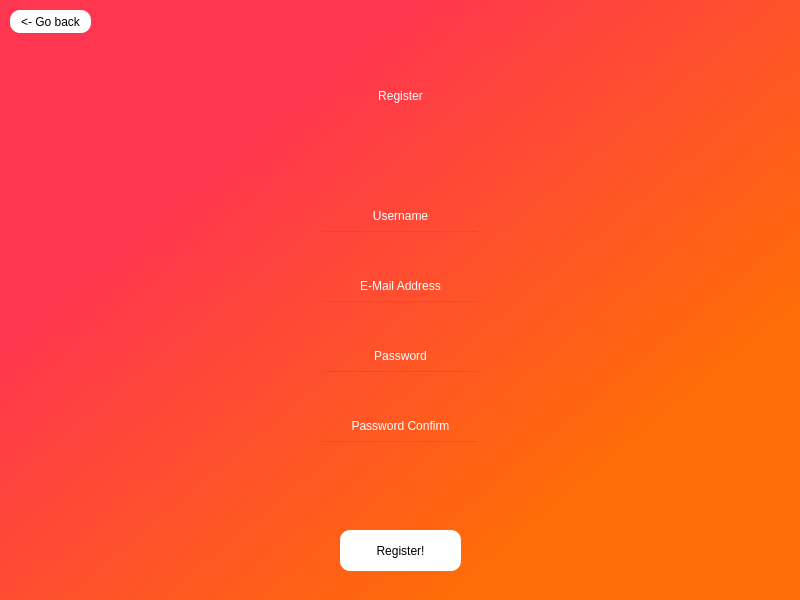
<?xml version="1.0" encoding="UTF-8"?>
<ui version="4.0">
 <class>Dialog</class>
 <widget class="QDialog" name="Dialog">
  <property name="geometry">
   <rect>
    <x>0</x>
    <y>0</y>
    <width>800</width>
    <height>600</height>
   </rect>
  </property>
  <property name="windowTitle">
   <string>Dialog</string>
  </property>
  <widget class="QWidget" name="widget" native="true">
   <property name="geometry">
    <rect>
     <x>0</x>
     <y>0</y>
     <width>801</width>
     <height>601</height>
    </rect>
   </property>
   <property name="styleSheet">
    <string notr="true">background-color: qlineargradient(spread:pad, x1:0.778, y1:0.749636, x2:0.222, y2:0.25, stop:0 rgba(255, 108, 8, 255), stop:0.935 rgba(255, 54, 79, 255));</string>
   </property>
   <widget class="QLabel" name="label">
    <property name="geometry">
     <rect>
      <x>0</x>
      <y>40</y>
      <width>801</width>
      <height>111</height>
     </rect>
    </property>
    <property name="styleSheet">
     <string notr="true">background-color: transparent;
color: rgb(255, 255, 255);
font: 87 24pt &quot;Arial Black&quot;;</string>
    </property>
    <property name="text">
     <string>Register</string>
    </property>
    <property name="alignment">
     <set>Qt::AlignCenter</set>
    </property>
   </widget>
   <widget class="QPushButton" name="back">
    <property name="geometry">
     <rect>
      <x>10</x>
      <y>10</y>
      <width>81</width>
      <height>23</height>
     </rect>
    </property>
    <property name="styleSheet">
     <string notr="true">background-color: rgb(255, 255, 255);
border-radius: 10px;
border: 2px;</string>
    </property>
    <property name="text">
     <string>&lt;- Go back</string>
    </property>
   </widget>
   <widget class="QLabel" name="label_2">
    <property name="geometry">
     <rect>
      <x>360</x>
      <y>200</y>
      <width>81</width>
      <height>31</height>
     </rect>
    </property>
    <property name="styleSheet">
     <string notr="true">background-color: transparent;
color: rgb(255, 255, 255);
font: 10pt &quot;Arial&quot;;</string>
    </property>
    <property name="text">
     <string>Username</string>
    </property>
    <property name="alignment">
     <set>Qt::AlignCenter</set>
    </property>
   </widget>
   <widget class="QLabel" name="label_3">
    <property name="geometry">
     <rect>
      <x>355</x>
      <y>270</y>
      <width>91</width>
      <height>31</height>
     </rect>
    </property>
    <property name="styleSheet">
     <string notr="true">background-color: transparent;
color: rgb(255, 255, 255);
font: 10pt &quot;Arial&quot;;</string>
    </property>
    <property name="text">
     <string>E-Mail Address</string>
    </property>
    <property name="alignment">
     <set>Qt::AlignCenter</set>
    </property>
   </widget>
   <widget class="QLabel" name="label_4">
    <property name="geometry">
     <rect>
      <x>360</x>
      <y>340</y>
      <width>81</width>
      <height>31</height>
     </rect>
    </property>
    <property name="styleSheet">
     <string notr="true">background-color: transparent;
color: rgb(255, 255, 255);
font: 10pt &quot;Arial&quot;;</string>
    </property>
    <property name="text">
     <string>Password</string>
    </property>
    <property name="alignment">
     <set>Qt::AlignCenter</set>
    </property>
   </widget>
   <widget class="QLabel" name="label_5">
    <property name="geometry">
     <rect>
      <x>335</x>
      <y>410</y>
      <width>131</width>
      <height>31</height>
     </rect>
    </property>
    <property name="styleSheet">
     <string notr="true">background-color: transparent;
color: rgb(255, 255, 255);
font: 10pt &quot;Arial&quot;;</string>
    </property>
    <property name="text">
     <string>Password Confirm</string>
    </property>
    <property name="alignment">
     <set>Qt::AlignCenter</set>
    </property>
   </widget>
   <widget class="QLineEdit" name="register_username">
    <property name="geometry">
     <rect>
      <x>320</x>
      <y>230</y>
      <width>160</width>
      <height>31</height>
     </rect>
    </property>
    <property name="styleSheet">
     <string notr="true">background-color: transparent;
font: 11pt &quot;Arial&quot;;
color: rgb(255, 255, 255);</string>
    </property>
   </widget>
   <widget class="QLineEdit" name="register_email">
    <property name="geometry">
     <rect>
      <x>320</x>
      <y>300</y>
      <width>160</width>
      <height>31</height>
     </rect>
    </property>
    <property name="styleSheet">
     <string notr="true">background-color: transparent;
font: 11pt &quot;Arial&quot;;
color: rgb(255, 255, 255);</string>
    </property>
   </widget>
   <widget class="QLineEdit" name="register_password">
    <property name="geometry">
     <rect>
      <x>320</x>
      <y>370</y>
      <width>160</width>
      <height>31</height>
     </rect>
    </property>
    <property name="styleSheet">
     <string notr="true">background-color: transparent;
font: 11pt &quot;Arial&quot;;
color: rgb(255, 255, 255);</string>
    </property>
    <property name="echoMode">
     <enum>QLineEdit::Password</enum>
    </property>
   </widget>
   <widget class="QLineEdit" name="register_password2">
    <property name="geometry">
     <rect>
      <x>320</x>
      <y>440</y>
      <width>160</width>
      <height>31</height>
     </rect>
    </property>
    <property name="styleSheet">
     <string notr="true">background-color: transparent;
font: 11pt &quot;Arial&quot;;
color: rgb(255, 255, 255);</string>
    </property>
    <property name="echoMode">
     <enum>QLineEdit::Password</enum>
    </property>
   </widget>
   <widget class="QPushButton" name="Register_btn">
    <property name="geometry">
     <rect>
      <x>340</x>
      <y>530</y>
      <width>121</width>
      <height>41</height>
     </rect>
    </property>
    <property name="acceptDrops">
     <bool>false</bool>
    </property>
    <property name="styleSheet">
     <string notr="true">background-color: rgb(255, 255, 255);
border-radius: 10px;
border: 2px;</string>
    </property>
    <property name="text">
     <string>Register!</string>
    </property>
    <property name="default">
     <bool>false</bool>
    </property>
   </widget>
   <widget class="QLabel" name="error_label">
    <property name="geometry">
     <rect>
      <x>0</x>
      <y>470</y>
      <width>801</width>
      <height>61</height>
     </rect>
    </property>
    <property name="styleSheet">
     <string notr="true">background-color: transparent;
font: 12pt &quot;Aria Black&quot;;
color: white;</string>
    </property>
    <property name="text">
     <string/>
    </property>
    <property name="alignment">
     <set>Qt::AlignCenter</set>
    </property>
   </widget>
  </widget>
 </widget>
 <resources/>
 <connections/>
</ui>
